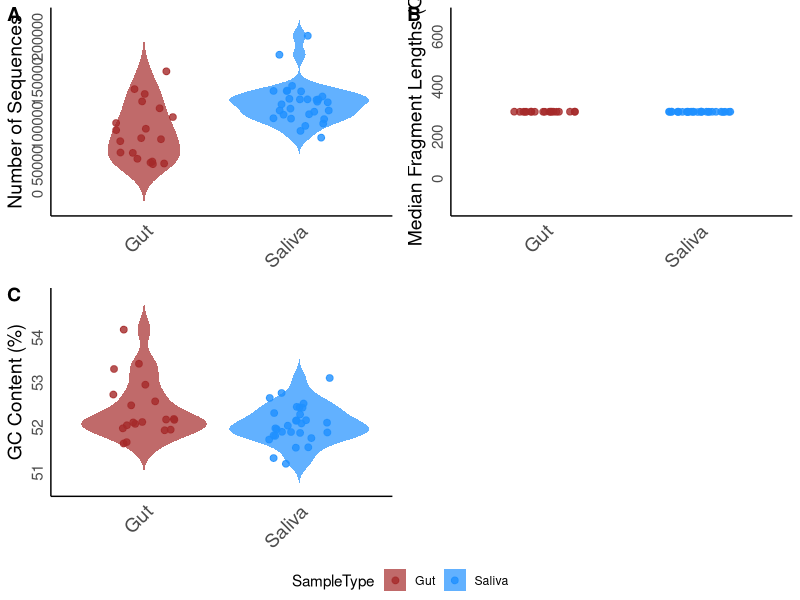

R code for this plot:
#############################
#
#
#   Seqkit analysis
#   Created by Sterling Wright
#   April 8th, 2025
##############################

# Load necessary libraries
library(ggplot2)
library(dplyr)
library(readr)
library(ggpubr)

setwd("$PATH")

# Read the dataset
df <- read.csv("SEQkit-stats-results.csv", header = TRUE)

# Define custom fill colors for Phenotype
sampletype_colors <- c(
  "Gut" = "brown",
  "Saliva" = "dodgerblue"
)

# Convert num_seqs to numeric (if needed)
df$num_seqs <- as.numeric(gsub(",", "", df$num_seqs))

# Define custom colors
phenotype_colors <- c("Gut" = "brown", "Saliva" = "dodgerblue")

#### Number of sequences per sample type ####
p1<-ggplot(df, aes(x = SampleType, y = num_seqs, fill = SampleType)) +
  geom_violin(trim = FALSE, color = NA, alpha = 0.7) +  # Violin without border
  geom_jitter(aes(color = SampleType), width = 0.2, size = 2, alpha = 0.8) +  # Overlay jittered points
  scale_fill_manual(values = phenotype_colors) +
  scale_color_manual(values = phenotype_colors) +
  labs(y = "Number of Sequences", x = NULL) +
  theme_minimal() +
  theme(
    panel.grid.major = element_blank(),
    panel.grid.minor = element_blank(),
    axis.line = element_line(color = "black"),
    axis.text.x = element_text(angle = 45, hjust = 1, size = 14),
    axis.text.y = element_text(angle = 90, hjust = 1, size = 11),
    axis.title.y = element_text(size = 14),
    legend.position = "none"
  )

#### Median fragment lengths #### 
p2<-ggplot(df, aes(x = SampleType, y = Q2, fill = SampleType)) +
  geom_violin(trim = FALSE, color = NA, alpha = 0.7) +  # Violin without border
  geom_jitter(aes(color = SampleType), width = 0.2, size = 2, alpha = 0.8) +  # Overlay jittered points
  scale_fill_manual(values = phenotype_colors) +
  scale_color_manual(values = phenotype_colors) +
  labs(y = "Median Fragment Lengths (Q2)", x = NULL) +
  theme_minimal() +
  theme(
    panel.grid.major = element_blank(),
    panel.grid.minor = element_blank(),
    axis.line = element_line(color = "black"),
    axis.text.x = element_text(angle = 45, hjust = 1, size = 14),
    axis.text.y = element_text(angle = 90, hjust = 1, size = 11),
    axis.title.y = element_text(size = 14),
    legend.position = "none"
  )


#### GC Content (%) #### 
p3<-ggplot(df, aes(x = SampleType, y = df$GC..., fill = SampleType)) +
  geom_violin(trim = FALSE, color = NA, alpha = 0.7) +  # Violin without border
  geom_jitter(aes(color = SampleType), width = 0.2, size = 2, alpha = 0.8) +  # Overlay jittered points
  scale_fill_manual(values = phenotype_colors) +
  scale_color_manual(values = phenotype_colors) +
  labs(y = "GC Content (%)", x = NULL) +
  theme_minimal() +
  theme(
    panel.grid.major = element_blank(),
    panel.grid.minor = element_blank(),
    axis.line = element_line(color = "black"),
    axis.text.x = element_text(angle = 45, hjust = 1, size = 14),
    axis.text.y = element_text(angle = 90, hjust = 1, size = 11),
    axis.title.y = element_text(size = 14),
    legend.position = "none"
  )


# Generate boxplots



# Create a combined figure with one legend
combined_plot <- ggarrange(
  p1, p2, p3,
  ncol = 2, nrow = 2,  # Arrange in a 2x2 grid
  labels = c("A", "B", "C"),  # Add subplot labels
  font.label = list(size = 14, face = "bold"),  # Style the labels
  common.legend = TRUE,  # Use a common legend
  legend = "bottom"  # Position the legend at the bottom
)

# Display the combined plot
print(combined_plot)

#### Analysis ####

# Assuming your dataframe is named `df`
df_summary <- df %>%
  group_by(SampleType) %>%
  summarise(
    mean_Q2 = mean(Q2, na.rm = TRUE),
    sd_Q2 = sd(Q2, na.rm = TRUE),
    mean_GC = mean(GC..., na.rm = TRUE),
    sd_GC = sd(GC..., na.rm = TRUE),
    mean_numberofsequences = mean(num_seqs, na.rm = TRUE),
    sd_numberofsequences = sd(num_seqs, na.rm = TRUE)
  )

print(df_summary)
